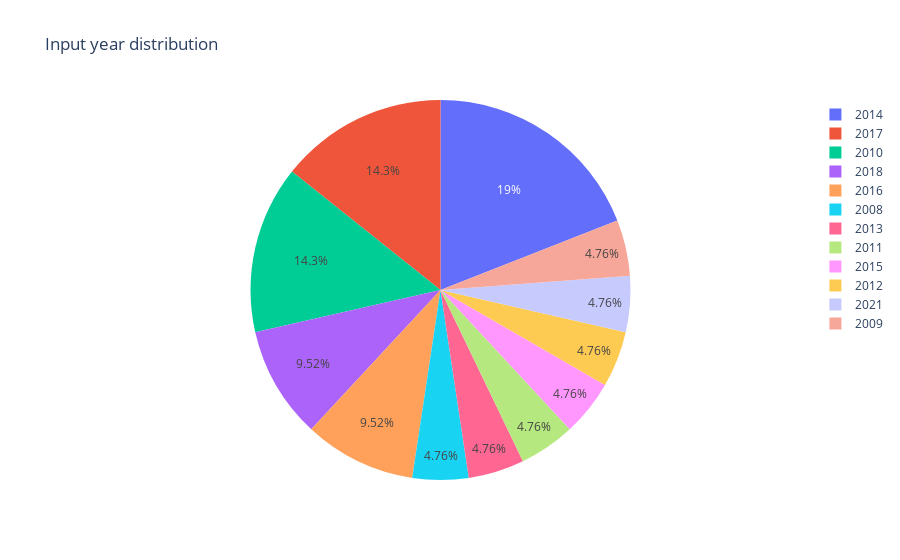

Notebook source saved alongside this figure:
### Markdown cell above
> Un alto número de empleos se encuentran en Chile seguido de México, España y luego, Colombia, Suiza, Austria y Ecuador

### Code cell
temp_series = df_egresados_subset_columns['year_in'].value_counts()
labels = (np.array(temp_series.index))
sizes = (np.array((temp_series / temp_series.sum())*100))

trace = go.Pie(labels=labels, values=sizes)
layout = go.Layout(
    title='Input year distribution'
)
data = [trace]
fig = go.Figure(data=data, layout=layout)
py.iplot(fig, filename="year")

### Figure 1 — Plotly figure (JSON) as saved in the notebook; plotly's stock layout.template omitted (floating-point values rounded to 4 significant figures)
{"data": [{"labels": [2014, 2017, 2010, 2018, 2016, 2008, 2013, 2011, 2015, 2012, 2021, 2009], "type": "pie", "values": [19.05, 14.29, 14.29, 9.524, 9.524, 4.762, 4.762, 4.762, 4.762, 4.762, 4.762, 4.762]}], "layout": {"title": {"text": "Input year distribution"}}}
